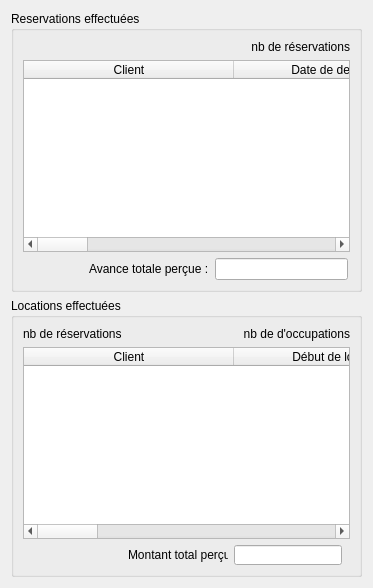
         <widget class="QWidget" name="tab1">
          <attribute name="title">
           <string>Activités</string>
          </attribute>
          <layout class="QGridLayout" name="gridLayout_5">
           <item row="0" column="0">
            <widget class="QGroupBox" name="groupBox_3">
             <property name="title">
              <string>Reservations effectuées</string>
             </property>
             <layout class="QGridLayout" name="gridLayout_3">
              <item row="0" column="0">
               <widget class="QLabel" name="labelNbReserv">
                <property name="layoutDirection">
                 <enum>Qt::LeftToRight</enum>
                </property>
                <property name="text">
                 <string>nb de réservations</string>
                </property>
                <property name="alignment">
                 <set>Qt::AlignRight|Qt::AlignTrailing|Qt::AlignVCenter</set>
                </property>
               </widget>
              </item>
              <item row="1" column="0">
               <widget class="QTableWidget" name="tableWidgetReserv">
                <property name="selectionMode">
                 <enum>QAbstractItemView::SingleSelection</enum>
                </property>
                <property name="selectionBehavior">
                 <enum>QAbstractItemView::SelectRows</enum>
                </property>
                <attribute name="horizontalHeaderDefaultSectionSize">
                 <number>210</number>
                </attribute>
                <attribute name="horizontalHeaderStretchLastSection">
                 <bool>true</bool>
                </attribute>
                <attribute name="verticalHeaderDefaultSectionSize">
                 <number>25</number>
                </attribute>
                <attribute name="verticalHeaderDefaultSectionSize">
                 <number>25</number>
                </attribute>
                <attribute name="horizontalHeaderStretchLastSection">
                 <bool>true</bool>
                </attribute>
                <attribute name="horizontalHeaderDefaultSectionSize">
                 <number>210</number>
                </attribute>
                <column>
                 <property name="text">
                  <string>Client</string>
                 </property>
                </column>
                <column>
                 <property name="text">
                  <string>Date de demande</string>
                 </property>
                </column>
                <column>
                 <property name="text">
                  <string>Début de location</string>
                 </property>
                </column>
                <column>
                 <property name="text">
                  <string>Durée de location</string>
                 </property>
                </column>
                <column>
                 <property name="text">
                  <string>Chambre</string>
                 </property>
                </column>
                <column>
                 <property name="text">
                  <string>Exécutée</string>
                 </property>
                </column>
               </widget>
              </item>
              <item row="2" column="0">
               <layout class="QFormLayout" name="formLayout_5">
                <property name="formAlignment">
                 <set>Qt::AlignRight|Qt::AlignTop|Qt::AlignTrailing</set>
                </property>
                <property name="rightMargin">
                 <number>8</number>
                </property>
                <item row="0" column="0">
                 <widget class="QLabel" name="label_8">
                  <property name="text">
                   <string>Avance totale perçue :</string>
                  </property>
                 </widget>
                </item>
                <item row="0" column="1">
                 <widget class="QLineEdit" name="lineEditAvances">
                  <property name="maximumSize">
                   <size>
                    <width>133</width>
                    <height>16777215</height>
                   </size>
                  </property>
                  <property name="alignment">
                   <set>Qt::AlignRight|Qt::AlignTrailing|Qt::AlignVCenter</set>
                  </property>
                  <property name="readOnly">
                   <bool>true</bool>
                  </property>
                 </widget>
                </item>
               </layout>
              </item>
             </layout>
            </widget>
           </item>
           <item row="1" column="0">
            <widget class="QGroupBox" name="groupBox_4">
             <property name="title">
              <string>Locations effectuées</string>
             </property>
             <layout class="QGridLayout" name="gridLayout_2">
              <item row="0" column="0">
               <widget class="QLabel" name="labelNbAnomalies">
                <property name="layoutDirection">
                 <enum>Qt::LeftToRight</enum>
                </property>
                <property name="text">
                 <string>nb de réservations</string>
                </property>
                <property name="textFormat">
                 <enum>Qt::AutoText</enum>
                </property>
                <property name="alignment">
                 <set>Qt::AlignLeading|Qt::AlignLeft|Qt::AlignVCenter</set>
                </property>
               </widget>
              </item>
              <item row="0" column="1">
               <widget class="QLabel" name="labelNbOccup">
                <property name="layoutDirection">
                 <enum>Qt::LeftToRight</enum>
                </property>
                <property name="text">
                 <string>nb de d'occupations</string>
                </property>
                <property name="alignment">
                 <set>Qt::AlignRight|Qt::AlignTrailing|Qt::AlignVCenter</set>
                </property>
               </widget>
              </item>
              <item row="1" column="0" colspan="2">
               <widget class="QTableWidget" name="tableWidgetOccup">
                <property name="selectionMode">
                 <enum>QAbstractItemView::SingleSelection</enum>
                </property>
                <property name="selectionBehavior">
                 <enum>QAbstractItemView::SelectRows</enum>
                </property>
                <attribute name="horizontalHeaderDefaultSectionSize">
                 <number>210</number>
                </attribute>
                <attribute name="horizontalHeaderStretchLastSection">
                 <bool>true</bool>
                </attribute>
                <attribute name="verticalHeaderDefaultSectionSize">
                 <number>25</number>
                </attribute>
                <attribute name="verticalHeaderDefaultSectionSize">
                 <number>25</number>
                </attribute>
                <attribute name="horizontalHeaderStretchLastSection">
                 <bool>true</bool>
                </attribute>
                <attribute name="horizontalHeaderDefaultSectionSize">
                 <number>210</number>
                </attribute>
                <column>
                 <property name="text">
                  <string>Client</string>
                 </property>
                </column>
                <column>
                 <property name="text">
                  <string>Début de location</string>
                 </property>
                </column>
                <column>
                 <property name="text">
                  <string>Fin de location</string>
                 </property>
                </column>
                <column>
                 <property name="text">
                  <string>Durée de location</string>
                 </property>
                </column>
                <column>
                 <property name="text">
                  <string>Chambre</string>
                 </property>
                </column>
               </widget>
              </item>
              <item row="2" column="1">
               <layout class="QFormLayout" name="formLayout_3">
                <property name="formAlignment">
                 <set>Qt::AlignRight|Qt::AlignTop|Qt::AlignTrailing</set>
                </property>
                <property name="rightMargin">
                 <number>8</number>
                </property>
                <item row="0" column="0">
                 <widget class="QLabel" name="label_6">
                  <property name="maximumSize">
                   <size>
                    <width>100</width>
                    <height>16777215</height>
                   </size>
                  </property>
                  <property name="layoutDirection">
                   <enum>Qt::LeftToRight</enum>
                  </property>
                  <property name="text">
                   <string>Montant total perçu :</string>
                  </property>
                 </widget>
                </item>
                <item row="0" column="1">
                 <widget class="QLineEdit" name="lineEditChAff">
                  <property name="maximumSize">
                   <size>
                    <width>133</width>
                    <height>20</height>
                   </size>
                  </property>
                  <property name="alignment">
                   <set>Qt::AlignRight|Qt::AlignTrailing|Qt::AlignVCenter</set>
                  </property>
                  <property name="readOnly">
                   <bool>true</bool>
                  </property>
                 </widget>
                </item>
               </layout>
              </item>
             </layout>
            </widget>
           </item>
          </layout>
         </widget>
